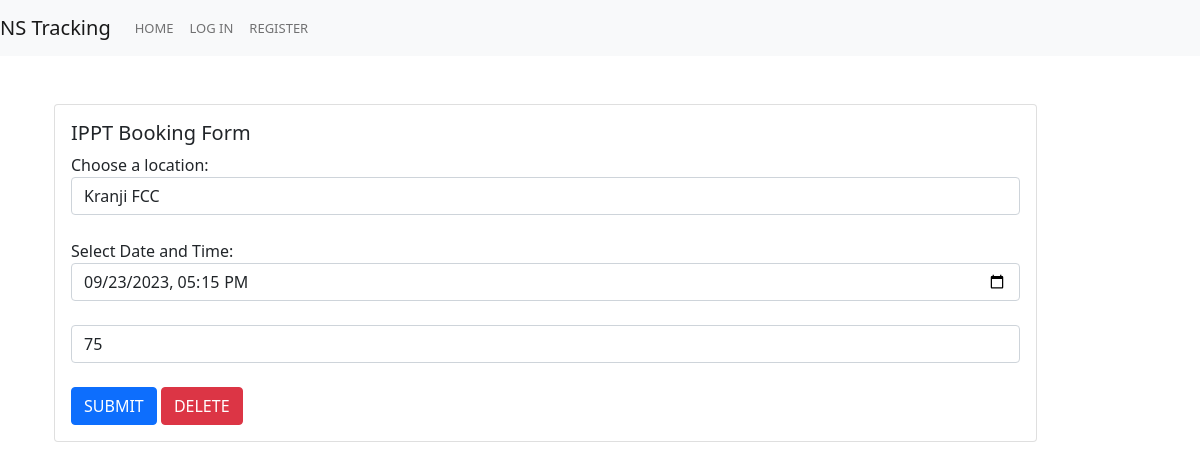
/edit/6, run on the app's committed database.
### network/models.py (models this page shows, shortened)
class Booking(models.Model):
    user = models.ForeignKey(User, on_delete=models.CASCADE, blank=True, null=True, related_name="user")
    category = models.ForeignKey(Category, on_delete=models.CASCADE, blank=True, null=True, related_name="category")
    datetime = models.DateTimeField(blank=True, null=True)
    score = models.CharField(max_length=100, blank=True, null=True)
    done = models.BooleanField(default=False)

class Category(models.Model):
    category_name = models.CharField(max_length=50)

### network/views.py (the view)
# urls.py: path("edit/<int:id>", views.edit, name="edit"),
def edit(request, id):
    categories = Category.objects.all()
    bookingData = Booking.objects.get(pk=id)
    return render(request, "network/edit.html", {
        'categories': categories,
        'bookings': bookingData,
    })

### network/templates/network/edit.html (shortened to what this page needs)
{% extends "network/layout.html" %}
{% block body %}
<div class="container py-5">
    <div class="card" style="width: 90%;">
        <div class="card-body">
            <h5 class="card-title">IPPT Booking Form</h5>
            <form action="{% url 'submitedit' bookings.id %}" method="POST">
                <div class="form-group mb-4">
                    <label for="category">Choose a location:</label>
                    <select class="form-control" id="category" name="category" required>
                        {% for cat in categories %}
                            <option value="{{ cat.pk }}" {% if cat.pk == bookings.category.pk %}selected{% endif %}>{{ cat.category_name }}</option>
                        {% endfor %}
                    </select>
                </div>
                <div class="form-group mb-4">
                    <label for="datetimeInput">Select Date and Time:</label>
                    <input type="datetime-local" class="form-control" id="datetimeInput" name="datetimeInput" value="{{ bookings.datetime|date:'Y-m-d\TH:i' }}" required>
                </div>
                <div class="form-group mb-4">
                    <input type="number" class="form-control" id="inputField" name="inputscore" placeholder="Enter value" min="0" value="{{ bookings.score }}">
                </div>
                <button type="submit" class="btn btn-primary">Submit</button>
                <a href="{% url 'delete' bookings.id %}" class="btn btn-danger" onclick="return confirm('Are you sure you want to delete?')">Delete</a>
            </form>
        </div>
    </div>
</div>
{% endblock %}

### data on the page
Booking: category "Kranji FCC", datetimeInput "09/23/2023 17:15", inputscore "75"
